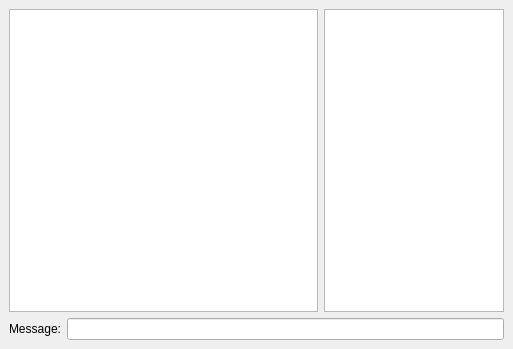
 <ui version="4.0" >
  <class>ChatDialog</class>
  <widget class="QDialog" name="ChatDialog" >
   <property name="geometry" >
    <rect>
     <x>0</x>
     <y>0</y>
     <width>513</width>
     <height>349</height>
    </rect>
   </property>
   <property name="windowTitle" >
    <string>Chat</string>
   </property>
   <layout class="QVBoxLayout" >
    <property name="margin" >
     <number>9</number>
    </property>
    <property name="spacing" >
     <number>6</number>
    </property>
    <item>
     <layout class="QHBoxLayout" >
      <property name="margin" >
       <number>0</number>
      </property>
      <property name="spacing" >
       <number>6</number>
      </property>
      <item>
       <widget class="QTextEdit" name="textEdit" >
        <property name="focusPolicy" >
         <enum>Qt::NoFocus</enum>
        </property>
        <property name="readOnly" >
         <bool>true</bool>
        </property>
       </widget>
      </item>
      <item>
       <widget class="QListWidget" name="listWidget" >
        <property name="maximumSize" >
         <size>
          <width>180</width>
          <height>16777215</height>
         </size>
        </property>
        <property name="focusPolicy" >
         <enum>Qt::NoFocus</enum>
        </property>
       </widget>
      </item>
     </layout>
    </item>
    <item>
     <layout class="QHBoxLayout" >
      <property name="margin" >
       <number>0</number>
      </property>
      <property name="spacing" >
       <number>6</number>
      </property>
      <item>
       <widget class="QLabel" name="label" >
        <property name="text" >
         <string>Message:</string>
        </property>
       </widget>
      </item>
      <item>
       <widget class="QLineEdit" name="lineEdit" />
      </item>
     </layout>
    </item>
   </layout>
  </widget>
  <resources/>
  <connections/>
 </ui>
